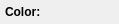
<?xml version="1.0" encoding="UTF-8"?>
<ui version="4.0">
 <class>Form</class>
 <widget class="QWidget" name="Form">
  <property name="geometry">
   <rect>
    <x>0</x>
    <y>0</y>
    <width>119</width>
    <height>23</height>
   </rect>
  </property>
  <property name="windowTitle">
   <string>Form</string>
  </property>
  <layout class="QGridLayout" name="gridLayout">
   <property name="margin">
    <number>5</number>
   </property>
   <item row="0" column="1">
    <widget class="QColorBox" name="color_color">
     <property name="sizePolicy">
      <sizepolicy hsizetype="Preferred" vsizetype="Minimum">
       <horstretch>0</horstretch>
       <verstretch>0</verstretch>
      </sizepolicy>
     </property>
     <property name="text">
      <string/>
     </property>
    </widget>
   </item>
   <item row="0" column="0">
    <widget class="QLabel" name="label">
     <property name="font">
      <font>
       <weight>75</weight>
       <bold>true</bold>
      </font>
     </property>
     <property name="text">
      <string>Color:</string>
     </property>
    </widget>
   </item>
  </layout>
 </widget>
 <customwidgets>
  <customwidget>
   <class>QColorBox</class>
   <extends>QLabel</extends>
   <header>glue.utils.qt.colors</header>
  </customwidget>
 </customwidgets>
 <resources/>
 <connections/>
</ui>
